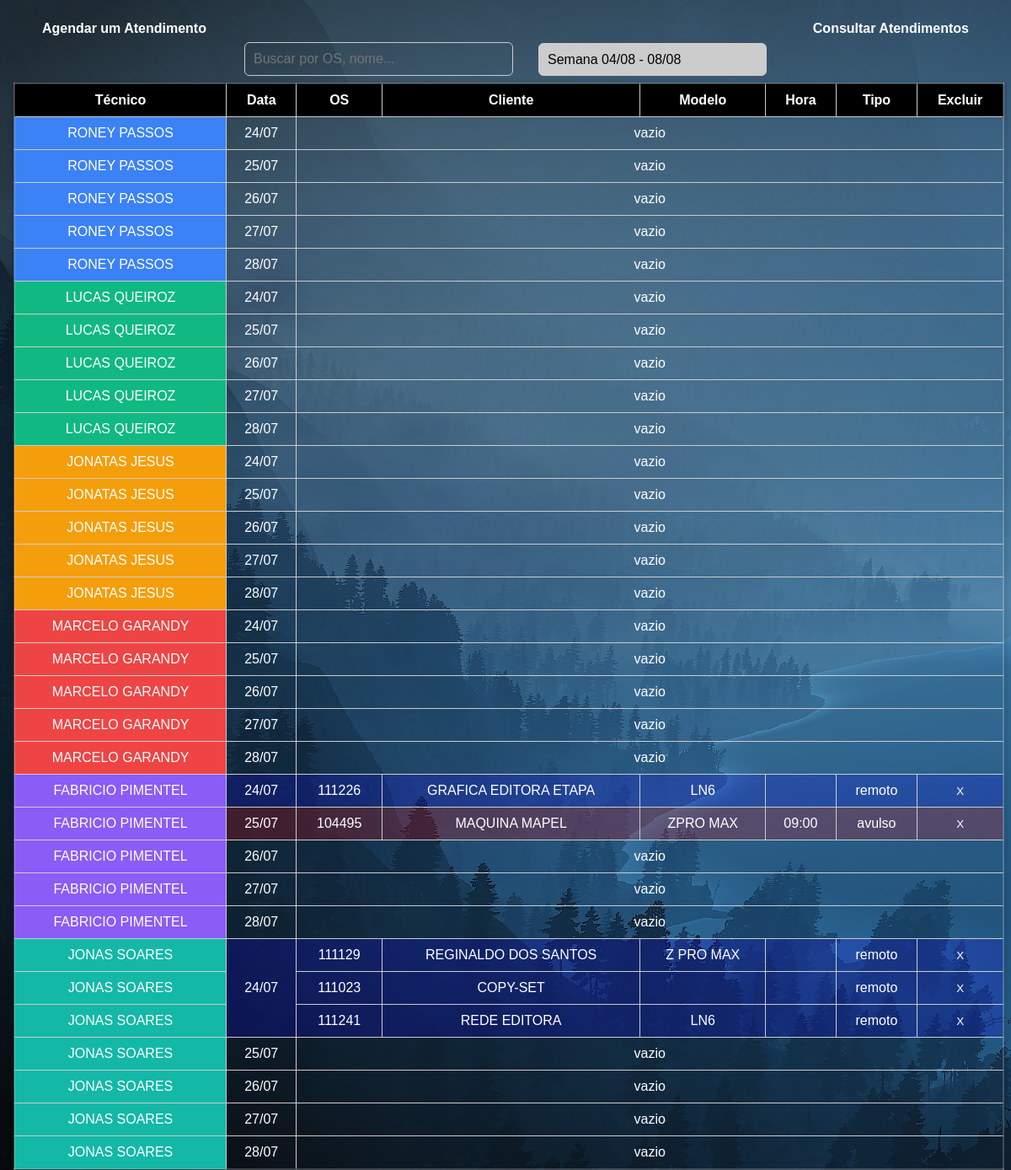
/tabela, run on the app's committed database.
### tables this page shows
CREATE TABLE agendamentos (
        id INTEGER PRIMARY KEY AUTOINCREMENT,
        os TEXT NOT NULL,
        cliente TEXT NOT NULL,
        modelo TEXT NOT NULL,
        data TEXT NOT NULL,
        hora TEXT NOT NULL,
        tipo TEXT NOT NULL,
        tecnico TEXT NOT NULL
    );

### app.py (the view)
@app.route('/tabela')
def mostrar_agendamentos():
    semanas_disponiveis = obter_semanas_disponiveis()
    semana_str = request.args.get("semana")
    if not semana_str:
        semana_str = semanas_disponiveis[0].strftime("%Y-%m-%d")
    inicio_semana = datetime.strptime(semana_str, "%Y-%m-%d")
    dias_semana = [inicio_semana.date() + timedelta(days=i) for i in range(5)]
    semana_str = request.args.get("semana", date.today().strftime("%Y-%m-%d"))
    inicio_semana = datetime.strptime(semana_str, '%Y-%m-%d')
    dias_semana = [inicio_semana.date() + timedelta(days=i) for i in range(5)]  # segunda a sexta
    tecnicos = [
        "RONEY PASSOS",
        "LUCAS QUEIROZ",
        "JONATAS JESUS",
        "MARCELO GARANDY",
        "FABRICIO PIMENTEL",
        "JONAS SOARES"
    ]
    conn = conectar_bd()
    cursor = conn.cursor()
    cursor.execute('''
        SELECT id, tecnico, data, hora, cliente, modelo, os, tipo FROM agendamentos
        WHERE data BETWEEN ? AND ?
    ''', (dias_semana[0], dias_semana[-1]))
    rows = cursor.fetchall()
    conn.close()
    agendamentos = defaultdict(lambda: defaultdict(list))
    for id_, tecnico, data, hora, cliente, modelo, os, tipo in rows:
        data = datetime.strptime(data, '%Y-%m-%d').date()
        agendamentos[tecnico][data].append({
            'id': id_,
            'tecnico': tecnico,
            'data': data,
            'hora': hora,
            'cliente': cliente,
            'modelo': modelo,
            'os': os,
            'tipo': tipo
        })
    return render_template('tabela.html', tecnicos=tecnicos, agendamentos=agendamentos, dias_semana=dias_semana, semana=semana_str, semanas_disponiveis=semanas_disponiveis, timedelta=timedelta)

### app.py (called while the page is built)
def obter_semanas_disponiveis():
    conn = conectar_bd()
    cursor = conn.cursor()
    cursor.execute("SELECT DISTINCT data FROM agendamentos")
    datas = cursor.fetchall()
    conn.close()
    semanas_set = set()
    for (data_str,) in datas:
        data_obj = datetime.strptime(data_str, "%Y-%m-%d").date()
        segunda = data_obj - timedelta(days=data_obj.weekday())
        semanas_set.add(segunda)
    if not semanas_set:
        hoje = date.today()
        semana_base = hoje - timedelta(days=hoje.weekday())
        return [semana_base]
    semanas = sorted(semanas_set)
    ultima_semana = semanas[-1]
    semanas.append(ultima_semana + timedelta(days=7))
    return list(reversed(semanas))

def conectar_bd():
    return sqlite3.connect('agendamentos.db')

### templates/tabela.html (shortened to what this page needs)
<!DOCTYPE html>
<html lang="pt-br">
<head>
    <link rel="stylesheet" href="/static/css/style.css">
    <link rel="stylesheet" href="/static/css/consulta.css">
</head>
<body>
    <header>
        <nav>
            <ul>
                <li><a id="agendar" href="/">Agendar um Atendimento</a></li>
                <li class="direita"><a id="consultar" href="/tabela">Consultar Atendimentos</a></li>
            </ul>
        </nav>
    </header>
    <div class="filtros">
        <input type="text" id="pesquisa" placeholder="Buscar por OS, nome..." />
        <form method="get" action="/tabela">
            <select name="semana" id="semana" onchange="this.form.submit()">
                {% for s in semanas_disponiveis %}
                <option value="{{ s.strftime('%Y-%m-%d') }}" {% if semana==s.strftime('%Y-%m-%d') %}selected{% endif %}>
                    Semana {{ s.strftime('%d/%m') }} - {{ s_fim.strftime('%d/%m') }}
                </option>
                {% endfor %}
            </select>
        </form>
    </div>
    <table border="1" id="tabela">
        <thead>
            <tr>
                <th>Técnico</th>
                <th>Data</th>
                <th>OS</th>
                <th>Cliente</th>
                <th>Modelo</th>
                <th>Hora</th>
                <th>Tipo</th>
                <th>Excluir</th>
            </tr>
        </thead>
        <tbody>
            {% for tecnico in tecnicos %}
            {% for dia in dias_semana %}
            {% set ags = agendamentos[tecnico][dia] %}
            {% if ags %}
            {% for ag in ags %}
            <tr class="{{ ag.tipo | lower }}">
                <td class="nome-tecnico tecnico-{{ tecnico | lower | replace(' ', '-') }}">
                    {{ tecnico }}
                </td>
                {% if loop.index0 == 0 %}
                <td rowspan="{{ ags | length }}">{{ dia.strftime('%d/%m') }}</td>
                {% endif %}
                <td contenteditable="true" class="editavel" data-id="{{ ag.id }}" data-campo="os">{{ ag.os }}</td>
                <td contenteditable="true" class="editavel" data-id="{{ ag.id }}" data-campo="cliente">{{ ag.cliente }}
                </td>
                <td contenteditable="true" class="editavel" data-id="{{ ag.id }}" data-campo="modelo">{{ ag.modelo }}
                </td>
                <td contenteditable="true" class="editavel" data-id="{{ ag.id }}" data-campo="hora">{{ ag.hora }}</td>
                <td>{{ ag.tipo }}</td>
                <td>
                    <button class="btn-apagar" data-id="{{ ag.id }}">X</button>
                </td>
            </tr>
            {% endfor %}
            {% else %}
            <tr class="vazio">
                <td class="nome-tecnico tecnico-{{ tecnico | lower | replace(' ', '-') }}">
                    {{ tecnico }}
                </td>
                <td>{{ dia.strftime('%d/%m') }}</td>
                <td colspan="6">vazio</td>
            </tr>
            {% endif %}
            {% endfor %}
            {% endfor %}
        </tbody>
    </table>
</body>
</html>

### static/css/style.css (style rules this page uses)
* { margin: 0; padding: 0; box-sizing: border-box; list-style: none; }
body { font-family: 'Poppins', sans-serif; background: url('/static/img/wallpapersden.com_minimal-hd-landscape_1920x1080.jpg'); background-size: cover; overflow-y: auto; overflow-x: auto; }
header { position: fixed; width: 100vw; top: 0; padding: 20px 50px; z-index: 10; }
header nav ul { display: flex; justify-content: space-between; padding: 0; }
header nav ul li { position: relative; padding: 5px 0; }
header nav ul li a { color: #ffffff; text-decoration: none; font-weight: 600; transition: color 0.5s ease, font-weight 0.5s ease; }
header nav ul li::after { content: ''; position: absolute; left: 0; bottom: 0; width: 0; height: 2px; background-color: #00f7ff; transition: width 0.5s ease; }
header nav ul .direita { margin-left: auto; }

### static/css/consulta.css (style rules this page uses)
.filtros { position: relative; display: flex; justify-content: center; align-items: center; gap: 30px; margin-top: 50px; flex-wrap: wrap; z-index: 99999; }
input[type="text"] { color: #ffffffc0; background-color: transparent; }
input { padding: 10px 100px 10px 10px; font-size: 1rem; border-radius: 6px; border: 1px solid #ccc; top: 2vh; z-index: 9998; }
select { padding: 10px 100px 10px 10px; font-size: 1rem; border-radius: 6px; border: 1px solid #ccc; top: 2vh; z-index: 9999; background-color: #ccc; appearance: none; }
table { margin-top: 1vh; margin-left: 2vh; width: 98%; border-collapse: collapse; text-align: center; color: #fff; border: 2px solid rgba(255, 255, 255, .2); box-shadow: rgba(0, 0, 0, 0.24) 0px 3px 8px; }
thead { background-color: #000000; }
th, td { border: 1px solid #ccc; padding: 10px; }
th { background-color: transparent; }
.btn-apagar { background-color: transparent; color: #fff; border: none; height: 100%; width: 100%; }
.avulso { background-color: rgba(255, 0, 0, 0.2); }
.remoto { background-color: rgba(17, 0, 255, 0.2); }
.tecnico-roney-passos { background-color: #3b82f6; }
.tecnico-lucas-queiroz { background-color: #10b981; }
.tecnico-jonatas-jesus { background-color: #f59e0b; }
.tecnico-marcelo-garandy { background-color: #ef4444; }
.tecnico-fabricio-pimentel { background-color: #8b5cf6; }
.tecnico-jonas-soares { background-color: #14b8a6; }

### data on the page
agendamentos: tecnico "FABRICIO PIMENTEL", strftime "24/07", os "111226", cliente "GRAFICA EDITORA ETAPA", modelo "LN6", tipo "remoto"
agendamentos: tecnico "FABRICIO PIMENTEL", strftime "25/07", os "104495", cliente "MAQUINA MAPEL", modelo "ZPRO MAX", hora "09:00", tipo "avulso"
agendamentos: tecnico "JONAS SOARES", strftime "24/07", os "111129", cliente "REGINALDO DOS SANTOS", modelo "Z PRO MAX", tipo "remoto"
agendamentos: tecnico "JONAS SOARES", os "111023", cliente "COPY-SET", tipo "remoto"
agendamentos: tecnico "JONAS SOARES", os "111241", cliente "REDE EDITORA", modelo "LN6", tipo "remoto"

### other printed values
{{ tecnico }} "RONEY PASSOS" "RONEY PASSOS" "RONEY PASSOS" "RONEY PASSOS" "RONEY PASSOS" "LUCAS QUEIROZ" "LUCAS QUEIROZ" "LUCAS QUEIROZ" "LUCAS QUEIROZ" "LUCAS QUEIROZ" "JONATAS JESUS" "JONATAS JESUS" "JONATAS JESUS" "JONATAS JESUS" "JONATAS JESUS" "MARCELO GARANDY" "MARCELO GARANDY" "MARCELO GARANDY" "MARCELO GARANDY" "MARCELO GARANDY" "FABRICIO PIMENTEL" "FABRICIO PIMENTEL" "FABRICIO PIMENTEL" "JONAS SOARES" "JONAS SOARES" "JONAS SOARES" "JONAS SOARES"
{{ dia.strftime('%d/%m') }} "24/07" "25/07" "26/07" "27/07" "28/07" "24/07" "25/07" "26/07" "27/07" "28/07" "24/07" "25/07" "26/07" "27/07" "28/07" "24/07" "25/07" "26/07" "27/07" "28/07" "26/07" "27/07" "28/07" "25/07" "26/07" "27/07" "28/07"
